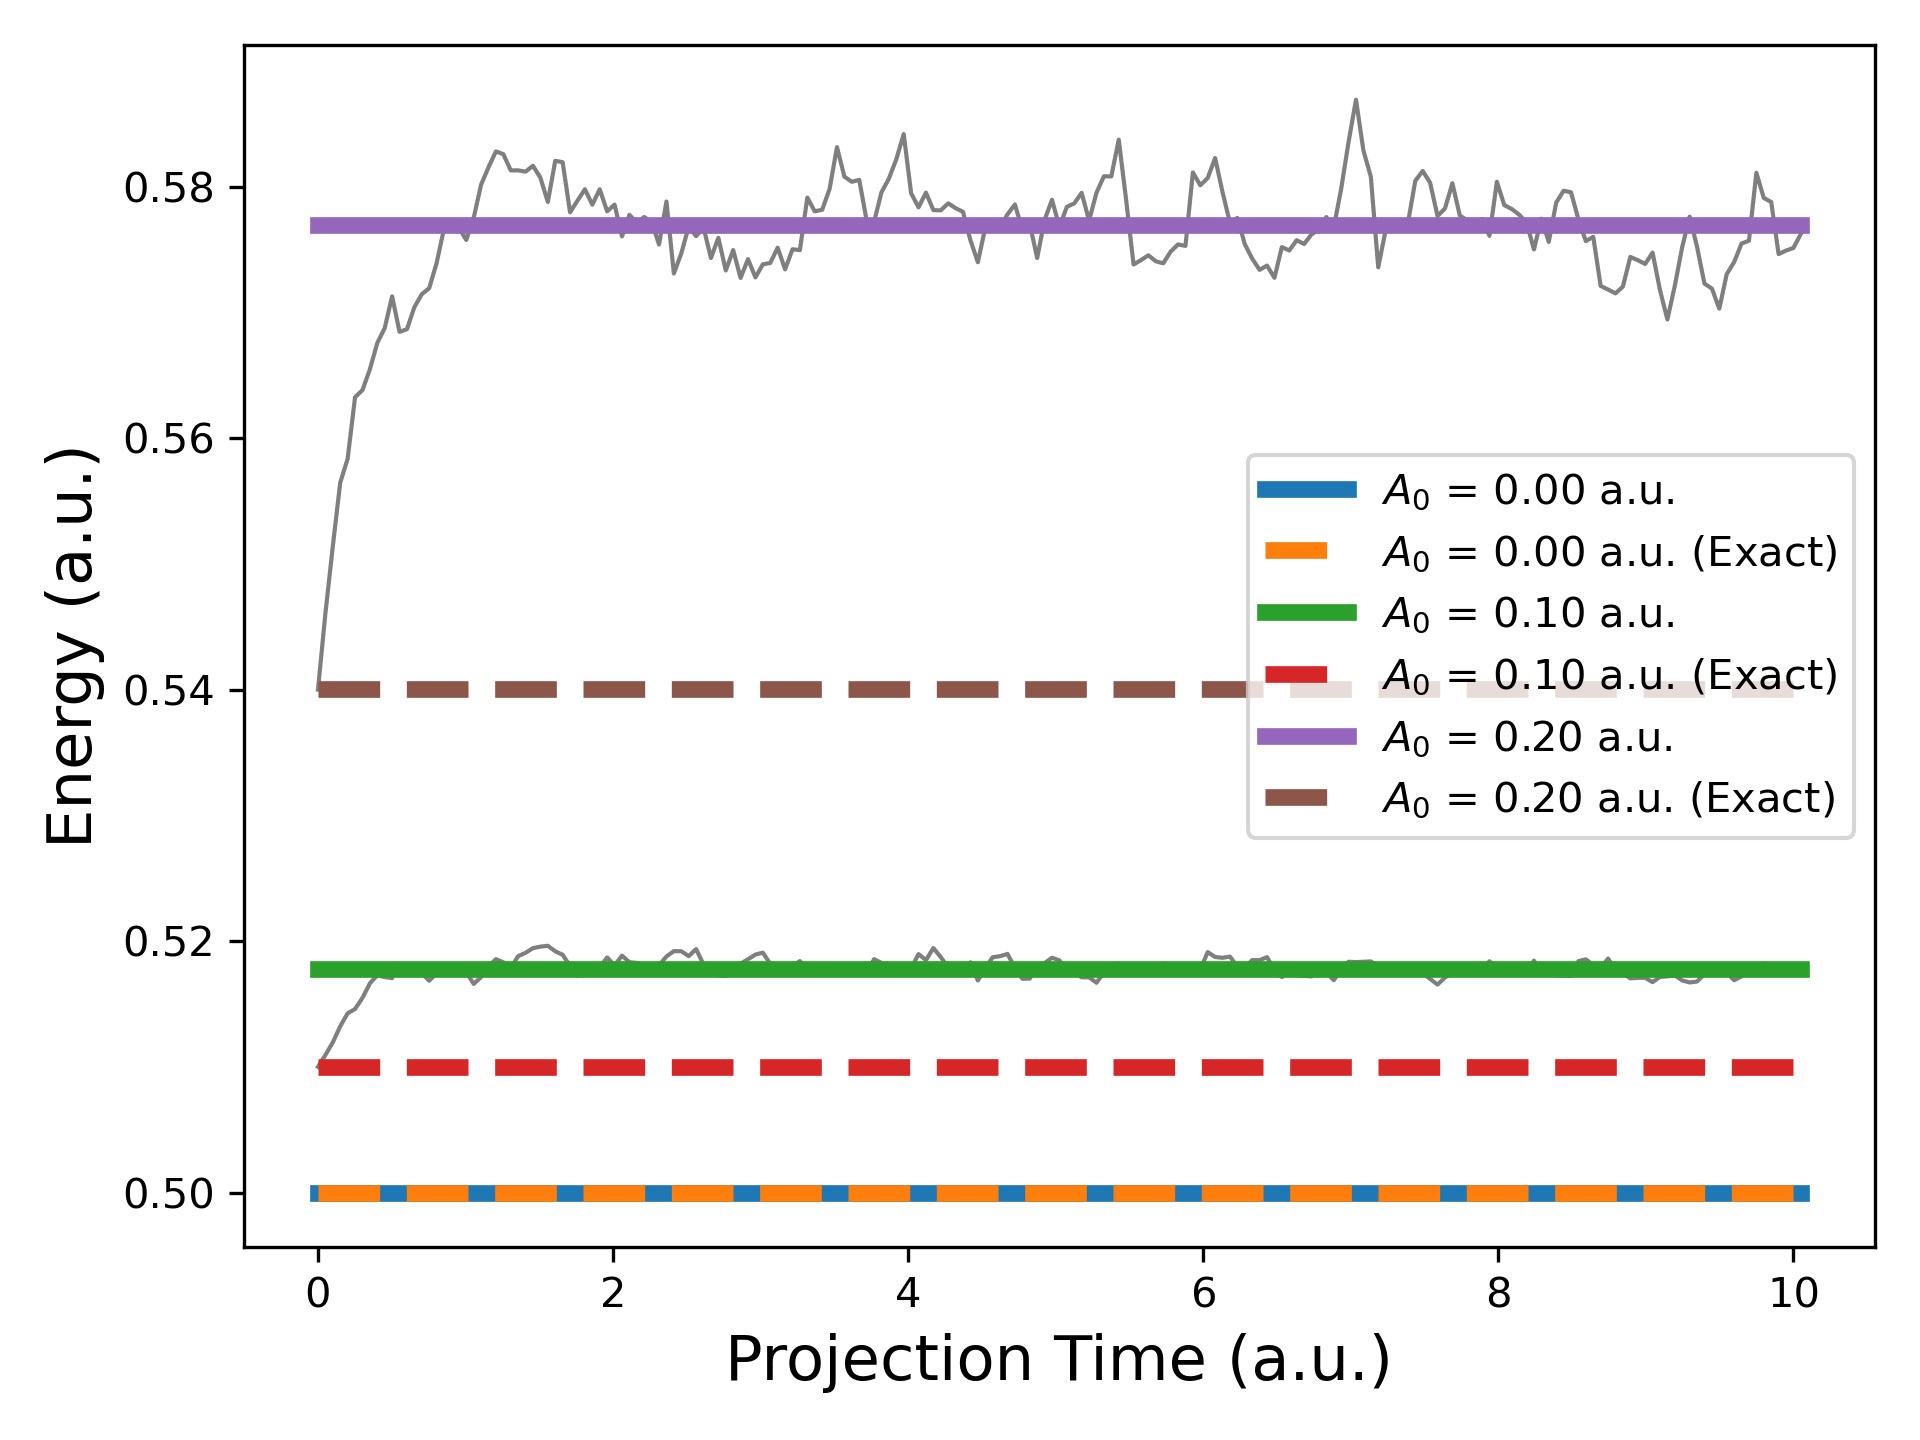

Generate this figure with Python:
import numpy as np
import scipy
import matplotlib.pyplot as plt

# Function to calculate the overlap of a walker with the trial wave function
def calculate_overlap( psi1, psi2 ):
    if ( len(psi1.shape) == len(psi2.shape)  ):
        return np.einsum("...MFAi,...MFAi->...", psi1.conj(), psi2 )
    else:
        return np.einsum("MFAi,...MFAi->...", psi1.conj(), psi2 )

def calculate_local_energy( walkers, E_MOL, MU_MOL, WC, A0 ):
    a   = np.diag( np.sqrt(np.arange(1,NFOCK)), k=1 )

    # El
    elocal  = np.einsum( "zMFAi,Ai,zMFAi->z", walkers.conj(), E_MOL, walkers, optimize=True ) # H_EL
    #print( "E_el", np.average(np.einsum( "zMFAi,Ai,zMFAi->z", walkers.conj(), E_MOL, walkers, optimize=True ),axis=0)  )
    # Ph
    elocal += np.einsum( "zMFAi,M,F,zMFAi->z", walkers.conj(), WC, np.arange(NFOCK) + 0.500, walkers, optimize=True ) # H_PH
    #print( "E_ph", np.average(np.einsum( "zMFAi,M,F,zMFAi->z", walkers.conj(), WC, np.arange(NFOCK) + 0.500, walkers, optimize=True ),axis=0)  )
    # El-Ph
    elocal += np.einsum( "M,zMFAi,Aij,FG,zMGAj->z", WC * A0, walkers.conj(), MU_MOL, a.T + a, walkers, optimize=True ) # H_EL-PH
    #print( "E_el-ph", np.average(np.einsum( "M,zMFAi,Aij,FG,zMGAj->z", WC * A0, walkers.conj(), MU_MOL, a.T + a, walkers, optimize=True ),axis=0)  )
    # 1e-DSE
    elocal  += np.einsum( "zMFAi,M,Aij,Ajk,zMFAk->z", walkers.conj(), WC * A0**2, MU_MOL, MU_MOL, walkers, optimize=True ) # H_DSE
    #print( "E_1e-DSE", np.average(np.einsum( "zMFAi,M,Aij,Ajk,zMFAk->z", walkers.conj(), WC * A0**2, MU_MOL, MU_MOL, walkers, optimize=True ),axis=0)  )
    
    """
    pQED in the many-body electronic state basis does not have a 4-index tensor for the 2e-DSE
    HOW DO WE CALCULATE THE 2e-DSE IN THE MANY-BODY ELECTRONIC STATE BASIS USING einsum ?
    THE BELOW CODE IS INCORRECT !!! IT DOES NOT MAKE SENSE TO WRITE FOUR WAVEFUNCTIONS IN THIS CONEXT, RIGHT ?
    """
    # 2e-DSE
    for MOL_A in range( NMOL ):
        for MOL_B in range( NMOL ):
            if ( MOL_A != MOL_B ):
                elocal += np.einsum( "zMFAi,zMFAj,M,Aij,Bkl,zMFBk,zMFBl->z", walkers.conj(), walkers.conj(), WC * A0**2, MU_MOL, MU_MOL, walkers, walkers, optimize=True )

    return np.real( elocal )

# # Hubbard-Stratonovich transformation
# def hubbard_stratonovich( MU_MOL, WC, A0, dt, nwalkers ):
#     NMOL, NEL, _ = MU_MOL.shape
#     if ( NMOL < 2 ):
#         return np.zeros( (nwalkers, NMOL, NEL, NEL) )

#     MU_FULL  = np.einsum( "Aij,Bkl->AikBjl", MU_MOL, MU_MOL)
#     for A in range( NMOL ):
#         MU_FULL[A,:,:,A,:,:] *= 0
#     MU_FULL  = MU_FULL.reshape( (NMOL*NEL**2,NMOL*NEL**2) )
    
#     H_MU     = np.einsum( "M,...->...", WC * A0**2, MU_FULL )
#     u,s,vt   = np.linalg.svd( H_MU )
#     Ltensor = np.einsum("i,ai->ai", np.sqrt(s), u ).T
#     Ltensor = Ltensor.reshape( (-1,NMOL,NEL,NEL) )

#     xi      = np.random.normal( 0.0, 1.0, size=(Ltensor.shape[0],nwalkers) )
#     B       = -1j * np.sqrt(dt) * np.einsum( "nz,nAij->zAij", xi, Ltensor )
#     return B

# Hubbard-Stratonovich transformation
def hubbard_stratonovich( MU_MOL, WC, A0, dt, nwalkers, MOL_A, MOL_B ):
    NMOL, NEL, _ = MU_MOL.shape

    MU_AB    = np.kron( MU_MOL[MOL_A,:,:], MU_MOL[MOL_B,:,:] )
    H_DSE    = np.einsum( "M,jk->jk", WC * A0**2, MU_AB )
    u,s,vt   = np.linalg.svd( H_DSE )
    Ltensor  = np.einsum("i,ai->ai", np.sqrt(s), u )#.T
    Ltensor  = Ltensor.reshape( (-1,NEL,NEL) )
    xi       = np.random.normal( 0.0, 1.0, size=(Ltensor.shape[0],nwalkers) )
    HS       = -1j * np.sqrt(dt) * np.einsum( "nz,nij->zij", xi, Ltensor )
    return HS


def propagate( walkers, E_MOL, MU_MOL, WC, A0, dt ):

    taylor_order = 6
    
    # Electronic Propagation
    temp    = walkers.copy()
    for i in range( taylor_order ):
        temp = -0.500 * dt * np.einsum("Ai,zMFAi->zMFAi", E_MOL, walkers) / (i + 1)
        walkers += temp

    # Photon Propagation
    temp    = walkers.copy()
    for i in range( taylor_order ):
        temp = -0.500 * dt * np.einsum("M,F,zMFAi->zMFAi", WC, np.arange(NFOCK), walkers) / (i + 1)
        walkers += temp

    # Bilinear Propagation
    a = np.diag( np.sqrt(np.arange(1,NFOCK)), k=1 )
    aT_p_a = a.T + a
    bilinear = np.einsum("M,FG,Aij->FGAij", WC * A0, aT_p_a, MU_MOL )
    temp    = walkers.copy()
    for i in range( taylor_order ):
        temp = -0.500 * dt * np.einsum("FGAij,zMGAj->zMFAi", bilinear, walkers) / (i + 1)
        walkers += temp

    # 1e-DSE Propagation
    DSE_1e  = np.einsum("M,Aij,Ajk->Aik", WC * A0**2, MU_MOL, MU_MOL )
    temp    = walkers.copy()
    for i in range( taylor_order ):
        temp = -0.500 * dt * np.einsum("Aij,zMFAj->zMFAi", DSE_1e, walkers) / (i + 1)
        walkers += temp

    # 2e-DSE Propagation
    HS      = hubbard_stratonovich( MU_MOL, WC, A0, dt, len(walkers), 0, 1 )
    temp    = walkers.copy()
    for i in range( taylor_order ):
        temp = np.einsum("zij,zMFAj->zMFAi", HS, walkers) / (i + 1)
        walkers += temp

    # for MOL_A in range( NMOL ):
    #     for MOL_B in range( MOL_A+1, NMOL ):
    #         HS      = 2 * hubbard_stratonovich( MU_MOL, WC, A0, dt, len(walkers), MOL_A, MOL_B )
    #         temp    = walkers.copy()
    #         for i in range( taylor_order ):
    #             temp[:,:,:,MOL_A,:] = np.einsum("zij,zMFj->zMFi", HS, walkers[:,:,:,MOL_A,:]) / (i + 1)
    #             walkers += temp



    # 1e-DSE Propagation
    DSE_1e  = np.einsum("M,Aij,Ajk->Aik", WC * A0**2, MU_MOL, MU_MOL )
    temp    = walkers.copy()
    for i in range( taylor_order ):
        temp = -0.500 * dt * np.einsum("Aij,zMFAj->zMFAi", DSE_1e, walkers) / (i + 1)
        walkers += temp

    # Bilinear Propagation
    temp    = walkers.copy()
    for i in range( taylor_order ):
        temp = -0.500 * dt * np.einsum("FGAij,zMGAj->zMFAi", bilinear, walkers) / (i + 1)
        walkers += temp

    # Photon Propagation
    temp    = walkers.copy()
    for i in range( taylor_order ):
        temp = -0.500 * dt * np.einsum("M,F,zMFAi->zMFAi", WC, np.arange(NFOCK), walkers) / (i + 1)
        walkers += temp

    # Electronic Propagation
    temp    = walkers.copy()
    for i in range( taylor_order ):
        temp = -0.500 * dt * np.einsum("Ai,zMFAi->zMFAi", E_MOL, walkers) / (i + 1)
        walkers += temp

    return walkers

def update_weight( walkers, overlap_old, trial_wavefunc, weights, Eold, Enew, dt ):


    # Phaseless Approximation
    overlap_new  = calculate_overlap(walkers, walkers )
    ratios       = overlap_new / overlap_old
    angles       = np.angle(ratios)
    phases       = np.array([ np.max([ 0, np.cos(angle) ]) for angle in angles ])
    
    # Local Energy Formalism
    V_ave       = 0.5 * (Enew + Eold)
    PROB        = np.exp( -dt * (V_ave - np.average(V_ave)) )
    weights     = np.abs(weights) * PROB * np.abs(ratios) * phases

    return weights.real, overlap_new

# Function to perform AFQMC simulation
def afqmc_simulation(trial_wavefunc, E_MOL, MU_MOL, WC, A0, nsteps, dt, nwalkers):
    walkers       = np.array([trial_wavefunc] * nwalkers, dtype=np.complex128)
    weights       = np.ones( nwalkers )

    overlaps      = calculate_overlap(walkers, walkers)

    Eold          = calculate_local_energy( walkers, E_MOL, MU_MOL, WC, A0 )
    energy_trace = []
    for step in range(nsteps):
        energy_trace.append(Eold)
        #print( "Step %d of %d" % (step, nsteps), "<E> =", np.average(Eold) )
        walkers           = propagate(walkers, E_MOL, MU_MOL, WC, A0, dt)
        if ( step % 1 == 0 ):
            overlap = calculate_overlap( walkers, walkers )
            walkers = np.einsum("zMFAi,z->zMFAi", walkers, 1/np.sqrt(overlap))
        Enew              = calculate_local_energy( walkers, E_MOL, MU_MOL, WC, A0 )
        weights, overlaps = update_weight( walkers, overlaps, trial_wavefunc, weights, Eold, Enew, dt )
        energy            = np.sum(weights * Enew) / np.sum(weights)
        Eold              = Enew


    wfn = np.einsum( "z,z...->...", weights , walkers ) / np.sum(weights)
    return np.array( energy_trace ), wfn



def get_EXACT( E_MOL, MU_MOL, WC, A0, NMODE, NFOCK ):
    NMOL, NEL    = E_MOL.shape
    a = np.diag( np.sqrt(np.arange(1,NFOCK)), k=1 )

    H_exact = np.zeros( (NEL**NMOL * NFOCK**NMODE, NEL**NMOL * NFOCK**NMODE) )

    
    if ( NMOL == 1 ):
        H_exact += np.kron( np.diag(E_MOL[0,:]), np.eye(NFOCK) )
        H_exact += np.kron( np.eye(NEL), np.diag(WC[0]*(np.arange(NFOCK)+0.500)) )
        H_exact += WC[0] * A0[0]    * np.kron( MU_MOL[0,:,:] , a.T + a )
        H_exact += WC[0] * A0[0]**2 * np.kron( MU_MOL[0,:,:] @ MU_MOL[0,:,:] , np.eye(NFOCK) )

    elif ( NMOL == 2 ):
        H_EL = np.kron(np.diag(E_MOL[0,:]), np.eye(NEL) ) + np.kron(np.eye(NEL), np.diag(E_MOL[1,:]) )
        H_EL = np.kron( H_EL, np.eye(NFOCK) )
        H_PH = np.kron(np.eye(NEL), np.eye(NEL) )
        H_PH = np.kron( H_PH, np.diag(WC[0]*(np.arange(NFOCK)+0.500)) )
        H_EL_PH = np.kron( MU_MOL[0,:,:], np.eye(NEL) ) + np.kron( np.eye(NEL), MU_MOL[1,:,:] )
        H_EL_PH = WC[0] * A0[0] * np.kron( H_EL_PH, a.T + a )
        H_DSE   = np.kron( MU_MOL[0,:,:] @ MU_MOL[0,:,:], np.eye(NEL) ) + np.kron( np.eye(NEL), MU_MOL[1,:,:] @ MU_MOL[1,:,:] )
        #H_DSE  += 2 * np.kron( MU_MOL[0,:,:], MU_MOL[1,:,:] )
        H_DSE   = WC[0] * A0[0]**2 * np.kron( H_DSE, np.eye(NFOCK) )
        H_exact += H_EL + H_PH + H_EL_PH + H_DSE

        # H_exact  +=                        np.kron(np.diag(E_MOL[0,:]),            np.kron(np.eye(NEL),                    np.eye(NFOCK)))
        # H_exact  +=                        np.kron(np.eye(NEL),                    np.kron(np.diag(E_MOL[1,:]),            np.eye(NFOCK)))
        # H_exact  +=                        np.kron(np.eye(NEL),                    np.kron(np.eye(NEL),                    np.diag(WC[0]*(np.arange(NFOCK)+0.500))))
        # H_exact  +=     WC[0] * A0[0]    * np.kron(MU_MOL[0,:,:],                  np.kron(np.eye(NEL) ,                   a.T + a))
        # H_exact  +=     WC[0] * A0[0]    * np.kron(np.eye(NEL),                    np.kron(MU_MOL[1,:,:] ,                 a.T + a))
        # H_exact  +=     WC[0] * A0[0]**2 * np.kron(MU_MOL[0,:,:] @ MU_MOL[0,:,:],  np.kron(np.eye(NEL) ,                   np.eye(NFOCK)))
        # H_exact  +=     WC[0] * A0[0]**2 * np.kron(np.eye(NEL),                    np.kron(MU_MOL[1,:,:] @ MU_MOL[1,:,:] , np.eye(NFOCK)))
        # H_exact  += 2 * WC[0] * A0[0]**2 * np.kron(MU_MOL[0,:,:],                  np.kron(MU_MOL[1,:,:] ,                 np.eye(NFOCK)))

    E_EXACT, U_exact = np.linalg.eigh( H_exact )
    print( "E (Exact)", E_EXACT[:] )
    # U_GS = U_exact[:,0].reshape( (NMODE,NFOCK,NMOL,NEL) )
    # U_GS = np.einsum("AiMF->MFAi", U_GS)
    # U_GS = np.array([U_GS])
    # print( "E_L(U_exact)", calculate_local_energy( U_GS, E_MOL, MU_MOL, WC, A0 ) )
    print( "E_EL (exact):", U_exact[:,0] @ H_EL @ U_exact[:,0] )
    print( "E_PH (exact):", U_exact[:,0] @ H_PH @ U_exact[:,0] )
    print( "E_EL_PH (exact):", U_exact[:,0] @ H_EL_PH @ U_exact[:,0] )
    print( "E_DSE (exact):", U_exact[:,0] @ H_DSE @ U_exact[:,0] )
    return E_EXACT[0]


if ( __name__ == "__main__" ):

    A0_LIST = np.arange(0.0, 0.3, 0.1) # np.array([0.0, 0.01, 0.02, 0.03, 0.04, 0.05])

    ENERGY_A0       = np.zeros( len(A0_LIST) )
    ENERGY_A0_EXACT = np.zeros( len(A0_LIST) )

    NMOL          = 2
    NEL           = 2
    NMODE         = 1
    NFOCK         = 2
    
    E_MOL         = np.zeros( (NMOL,NEL) )
    MU_MOL        = np.zeros( (NMOL,NEL,NEL) )
    
    for el in range(NEL):
        E_MOL[:,el] = el
    MU_MOL[:,:,:] = 1.0
    for MOL_A in range(NMOL):
        for el in range(NEL):
            MU_MOL[MOL_A,el,el] = 0.0

    for a0i,a0 in enumerate(A0_LIST):

        WC = np.array([1.0] * NMODE)
        A0 = np.array([a0] * NMODE)

        trial_wavefunc = np.zeros( (NMODE, NFOCK, NMOL, NEL), dtype=np.complex128 )
        trial_wavefunc[:,0,:,0] = 1.0 # Collective Ground State
        trial_wavefunc = trial_wavefunc / np.linalg.norm( trial_wavefunc )

        nwalkers = 500
        T        = 10.0
        dt       = 0.05
        nsteps   = int(T / dt) + 1
        time     = np.linspace(0, nsteps*dt, nsteps)
        EQ_TIME  = nsteps//4
        energy_trace, wfn = afqmc_simulation(trial_wavefunc, E_MOL, MU_MOL, WC, A0, nsteps, dt, nwalkers)
        PHOT   = np.real(np.einsum( "MFAi,F,MFAi->", wfn.conj(), np.arange(NFOCK), wfn ))
        print( "A0 = %1.3f\n\t<aTa> = %1.6f" % (A0[0], PHOT) )

        energy_trace = np.average( energy_trace, axis=1 )
        energy_ave   = np.average( energy_trace[EQ_TIME:] )
        ENERGY_A0[a0i] = energy_ave
        print( "\tAFQMC Energy: = %1.6f" % energy_ave )

        # Plotting energy convergence
        plt.plot( time, energy_trace, "-", c='black', lw=1, alpha=0.5)
        plt.plot( time, time*0 + energy_ave, "-", lw=4, label='$A_0$ = %1.2f a.u.' % a0 )
        if ( NMOL <= 2 and NMODE == 1 ):
            E_EXACT = get_EXACT( E_MOL, MU_MOL, WC, A0, NMODE, NFOCK )
            plt.plot( time, time*0 + E_EXACT, "--", lw=4, label='$A_0$ = %1.2f a.u. (Exact)' % a0 )
        ENERGY_A0_EXACT[a0i] = E_EXACT
        plt.legend()
        plt.xlabel('Projection Time (a.u.)', fontsize=15)
        plt.ylabel('Energy (a.u.)', fontsize=15)
        plt.tight_layout()
        plt.savefig("AFQMC.png", dpi=300)
    plt.clf()

    plt.plot( A0_LIST, ENERGY_A0, "-o", lw=2, label='AFQMC')
    plt.plot( A0_LIST, ENERGY_A0_EXACT, "-o", lw=2,  label='Exact')
    plt.xlabel('Coupling Strength, $A_0$ (a.u.)', fontsize=15)
    plt.ylabel('Energy (a.u.)', fontsize=15)
    plt.tight_layout()
    plt.savefig("AFQMC_A0_SCAN.png", dpi=300)
    plt.clf()